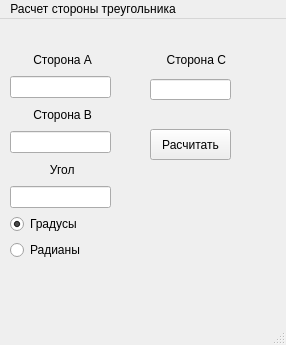
<?xml version="1.0" encoding="UTF-8"?>
<ui version="4.0">
 <class>MainWindowTriangle</class>
 <widget class="QMainWindow" name="MainWindowTriangle">
  <property name="geometry">
   <rect>
    <x>0</x>
    <y>0</y>
    <width>286</width>
    <height>345</height>
   </rect>
  </property>
  <property name="windowTitle">
   <string>Расчет треугольника</string>
  </property>
  <widget class="QWidget" name="centralwidget">
   <widget class="QWidget" name="verticalLayoutWidget">
    <property name="geometry">
     <rect>
      <x>10</x>
      <y>30</y>
      <width>101</width>
      <height>211</height>
     </rect>
    </property>
    <layout class="QVBoxLayout" name="verticalLayout">
     <item>
      <widget class="QLabel" name="label_2">
       <property name="text">
        <string>       Сторона А</string>
       </property>
      </widget>
     </item>
     <item>
      <widget class="QLineEdit" name="sideA_lineEdit"/>
     </item>
     <item>
      <widget class="QLabel" name="label">
       <property name="text">
        <string>       Сторона В</string>
       </property>
      </widget>
     </item>
     <item>
      <widget class="QLineEdit" name="sideB_lineEdit"/>
     </item>
     <item>
      <widget class="QLabel" name="label_3">
       <property name="text">
        <string>            Угол</string>
       </property>
      </widget>
     </item>
     <item>
      <widget class="QLineEdit" name="angleLineEdit_3"/>
     </item>
     <item>
      <widget class="QRadioButton" name="DegreesRadioButton">
       <property name="text">
        <string>Градусы</string>
       </property>
       <property name="checked">
        <bool>true</bool>
       </property>
      </widget>
     </item>
     <item>
      <widget class="QRadioButton" name="RadiansRadioButton">
       <property name="text">
        <string>Радианы</string>
       </property>
      </widget>
     </item>
    </layout>
   </widget>
   <widget class="QPushButton" name="clcSideButton">
    <property name="geometry">
     <rect>
      <x>150</x>
      <y>110</y>
      <width>81</width>
      <height>31</height>
     </rect>
    </property>
    <property name="text">
     <string>Расчитать</string>
    </property>
   </widget>
   <widget class="QLabel" name="label_4">
    <property name="geometry">
     <rect>
      <x>150</x>
      <y>30</y>
      <width>99</width>
      <height>21</height>
     </rect>
    </property>
    <property name="layoutDirection">
     <enum>Qt::RightToLeft</enum>
    </property>
    <property name="text">
     <string>     Сторона С</string>
    </property>
   </widget>
   <widget class="QLineEdit" name="sideC_lineEdit">
    <property name="geometry">
     <rect>
      <x>150</x>
      <y>60</y>
      <width>81</width>
      <height>21</height>
     </rect>
    </property>
   </widget>
  </widget>
  <widget class="QMenuBar" name="menubar">
   <property name="geometry">
    <rect>
     <x>0</x>
     <y>0</y>
     <width>286</width>
     <height>20</height>
    </rect>
   </property>
   <widget class="QMenu" name="menu">
    <property name="title">
     <string>Расчет стороны треугольника</string>
    </property>
   </widget>
   <addaction name="menu"/>
  </widget>
  <widget class="QStatusBar" name="statusbar"/>
 </widget>
 <resources/>
 <connections/>
</ui>
